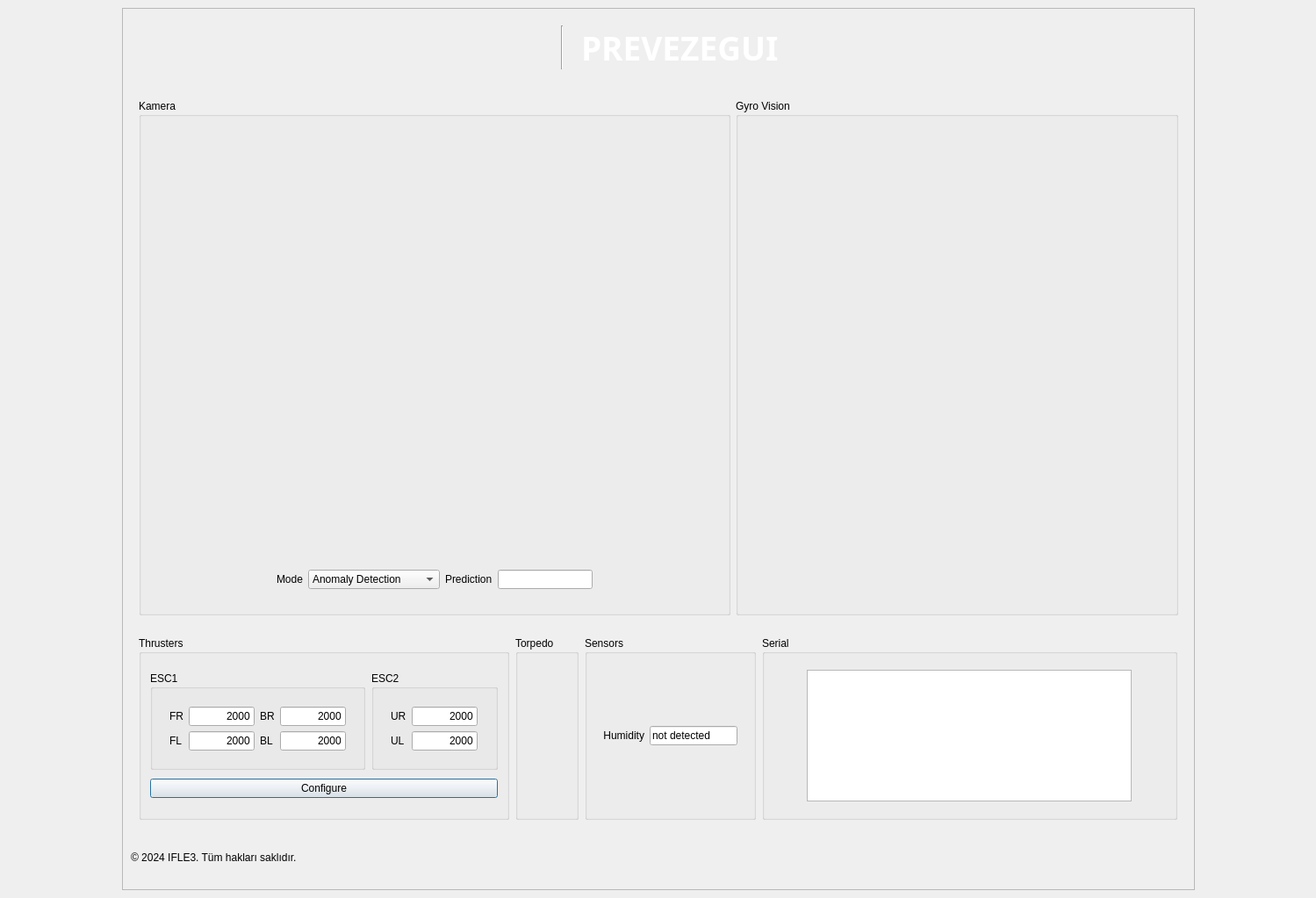
<?xml version="1.0" encoding="UTF-8"?>
<ui version="4.0">
 <class>MainWindow</class>
 <widget class="QMainWindow" name="MainWindow">
  <property name="windowModality">
   <enum>Qt::NonModal</enum>
  </property>
  <property name="geometry">
   <rect>
    <x>0</x>
    <y>0</y>
    <width>1499</width>
    <height>1023</height>
   </rect>
  </property>
  <property name="sizePolicy">
   <sizepolicy hsizetype="Fixed" vsizetype="Preferred">
    <horstretch>0</horstretch>
    <verstretch>0</verstretch>
   </sizepolicy>
  </property>
  <property name="windowTitle">
   <string>Preveze ROV Pilot Terminal</string>
  </property>
  <property name="layoutDirection">
   <enum>Qt::LeftToRight</enum>
  </property>
  <property name="toolButtonStyle">
   <enum>Qt::ToolButtonIconOnly</enum>
  </property>
  <property name="tabShape">
   <enum>QTabWidget::Rounded</enum>
  </property>
  <widget class="QWidget" name="centralwidget">
   <layout class="QGridLayout" name="gridLayout" rowstretch="0" columnstretch="0,0,0,0">
    <item row="0" column="3">
     <spacer name="horizontalSpacer_2">
      <property name="orientation">
       <enum>Qt::Horizontal</enum>
      </property>
      <property name="sizeHint" stdset="0">
       <size>
        <width>40</width>
        <height>20</height>
       </size>
      </property>
     </spacer>
    </item>
    <item row="0" column="1">
     <widget class="QFrame" name="outerFrame">
      <property name="acceptDrops">
       <bool>false</bool>
      </property>
      <property name="frameShape">
       <enum>QFrame::StyledPanel</enum>
      </property>
      <property name="frameShadow">
       <enum>QFrame::Raised</enum>
      </property>
      <layout class="QGridLayout" name="gridLayout_2" rowstretch="0,0,0,0,0,0,0" columnstretch="0,0">
       <property name="horizontalSpacing">
        <number>7</number>
       </property>
       <item row="2" column="1">
        <widget class="QFrame" name="visionFrame_2">
         <layout class="QHBoxLayout" name="visionFrame">
          <item>
           <widget class="QGroupBox" name="gridGroupBox">
            <property name="sizePolicy">
             <sizepolicy hsizetype="Fixed" vsizetype="Fixed">
              <horstretch>0</horstretch>
              <verstretch>0</verstretch>
             </sizepolicy>
            </property>
            <property name="title">
             <string>Kamera</string>
            </property>
            <layout class="QGridLayout" name="Kamera">
             <property name="spacing">
              <number>0</number>
             </property>
             <item row="0" column="0">
              <widget class="QFrame" name="cameraFrame">
               <property name="sizePolicy">
                <sizepolicy hsizetype="Fixed" vsizetype="Fixed">
                 <horstretch>0</horstretch>
                 <verstretch>0</verstretch>
                </sizepolicy>
               </property>
               <layout class="QGridLayout" name="gridLayout_4">
                <property name="leftMargin">
                 <number>0</number>
                </property>
                <property name="topMargin">
                 <number>0</number>
                </property>
                <property name="rightMargin">
                 <number>0</number>
                </property>
                <property name="bottomMargin">
                 <number>0</number>
                </property>
                <item row="0" column="0">
                 <widget class="QFrame" name="imageFrame">
                  <property name="sizePolicy">
                   <sizepolicy hsizetype="Preferred" vsizetype="Fixed">
                    <horstretch>0</horstretch>
                    <verstretch>0</verstretch>
                   </sizepolicy>
                  </property>
                  <layout class="QGridLayout" name="gridLayout_3">
                   <property name="leftMargin">
                    <number>1</number>
                   </property>
                   <property name="topMargin">
                    <number>1</number>
                   </property>
                   <property name="horizontalSpacing">
                    <number>0</number>
                   </property>
                   <item row="0" column="0">
                    <widget class="QLabel" name="imageLabel">
                     <property name="sizePolicy">
                      <sizepolicy hsizetype="Fixed" vsizetype="Fixed">
                       <horstretch>0</horstretch>
                       <verstretch>0</verstretch>
                      </sizepolicy>
                     </property>
                     <property name="minimumSize">
                      <size>
                       <width>640</width>
                       <height>480</height>
                      </size>
                     </property>
                     <property name="text">
                      <string/>
                     </property>
                     <property name="alignment">
                      <set>Qt::AlignCenter</set>
                     </property>
                    </widget>
                   </item>
                  </layout>
                 </widget>
                </item>
                <item row="1" column="0">
                 <widget class="QFrame" name="gridFrame_2">
                  <layout class="QGridLayout" name="gridLayout_5">
                   <property name="topMargin">
                    <number>1</number>
                   </property>
                   <item row="0" column="0">
                    <widget class="QFrame" name="propFrame">
                     <property name="sizePolicy">
                      <sizepolicy hsizetype="Fixed" vsizetype="Fixed">
                       <horstretch>0</horstretch>
                       <verstretch>0</verstretch>
                      </sizepolicy>
                     </property>
                     <layout class="QHBoxLayout" name="horizontalLayout_6">
                      <property name="leftMargin">
                       <number>10</number>
                      </property>
                      <property name="topMargin">
                       <number>10</number>
                      </property>
                      <item>
                       <widget class="QLabel" name="modeLabel">
                        <property name="maximumSize">
                         <size>
                          <width>50</width>
                          <height>16777215</height>
                         </size>
                        </property>
                        <property name="text">
                         <string>Mode</string>
                        </property>
                       </widget>
                      </item>
                      <item>
                       <widget class="QComboBox" name="comboBox">
                        <property name="sizePolicy">
                         <sizepolicy hsizetype="Expanding" vsizetype="Fixed">
                          <horstretch>0</horstretch>
                          <verstretch>0</verstretch>
                         </sizepolicy>
                        </property>
                        <property name="minimumSize">
                         <size>
                          <width>150</width>
                          <height>0</height>
                         </size>
                        </property>
                        <item>
                         <property name="text">
                          <string>Anomaly Detection</string>
                         </property>
                        </item>
                        <item>
                         <property name="text">
                          <string>AutoPilot</string>
                         </property>
                        </item>
                        <item>
                         <property name="text">
                          <string>Torpedo</string>
                         </property>
                        </item>
                       </widget>
                      </item>
                      <item>
                       <widget class="QLabel" name="label">
                        <property name="text">
                         <string>Prediction</string>
                        </property>
                       </widget>
                      </item>
                      <item>
                       <widget class="QLineEdit" name="predLabel">
                        <property name="readOnly">
                         <bool>true</bool>
                        </property>
                       </widget>
                      </item>
                     </layout>
                    </widget>
                   </item>
                  </layout>
                 </widget>
                </item>
               </layout>
              </widget>
             </item>
            </layout>
           </widget>
          </item>
          <item>
           <widget class="QGroupBox" name="gyroGroupBox">
            <property name="sizePolicy">
             <sizepolicy hsizetype="Fixed" vsizetype="Preferred">
              <horstretch>0</horstretch>
              <verstretch>0</verstretch>
             </sizepolicy>
            </property>
            <property name="title">
             <string>Gyro Vision</string>
            </property>
            <layout class="QGridLayout" name="gridLayout_7">
             <item row="0" column="0">
              <widget class="QLabel" name="gyroLabel">
               <property name="sizePolicy">
                <sizepolicy hsizetype="Fixed" vsizetype="Fixed">
                 <horstretch>0</horstretch>
                 <verstretch>0</verstretch>
                </sizepolicy>
               </property>
               <property name="minimumSize">
                <size>
                 <width>480</width>
                 <height>480</height>
                </size>
               </property>
               <property name="text">
                <string/>
               </property>
              </widget>
             </item>
            </layout>
           </widget>
          </item>
         </layout>
        </widget>
       </item>
       <item row="6" column="1">
        <widget class="QLabel" name="label_2">
         <property name="text">
          <string>© 2024 IFLE3. Tüm hakları saklıdır.</string>
         </property>
        </widget>
       </item>
       <item row="1" column="1">
        <widget class="QFrame" name="e3Frame">
         <layout class="QHBoxLayout" name="logoFrame">
          <item>
           <widget class="QFrame" name="e3inFrame">
            <property name="sizePolicy">
             <sizepolicy hsizetype="Fixed" vsizetype="Preferred">
              <horstretch>0</horstretch>
              <verstretch>0</verstretch>
             </sizepolicy>
            </property>
            <property name="cursor">
             <cursorShape>ArrowCursor</cursorShape>
            </property>
            <property name="layoutDirection">
             <enum>Qt::LeftToRight</enum>
            </property>
            <property name="autoFillBackground">
             <bool>false</bool>
            </property>
            <layout class="QHBoxLayout" name="horizontalLayout_3">
             <property name="spacing">
              <number>20</number>
             </property>
             <property name="leftMargin">
              <number>15</number>
             </property>
             <property name="topMargin">
              <number>1</number>
             </property>
             <property name="rightMargin">
              <number>15</number>
             </property>
             <item>
              <widget class="QLabel" name="e3">
               <property name="sizePolicy">
                <sizepolicy hsizetype="Preferred" vsizetype="Preferred">
                 <horstretch>0</horstretch>
                 <verstretch>0</verstretch>
                </sizepolicy>
               </property>
               <property name="maximumSize">
                <size>
                 <width>117</width>
                 <height>35</height>
                </size>
               </property>
               <property name="frameShape">
                <enum>QFrame::NoFrame</enum>
               </property>
               <property name="text">
                <string/>
               </property>
               <property name="pixmap">
                <pixmap>e3.png</pixmap>
               </property>
               <property name="scaledContents">
                <bool>true</bool>
               </property>
              </widget>
             </item>
             <item>
              <widget class="Line" name="line">
               <property name="sizePolicy">
                <sizepolicy hsizetype="Fixed" vsizetype="Minimum">
                 <horstretch>0</horstretch>
                 <verstretch>0</verstretch>
                </sizepolicy>
               </property>
               <property name="maximumSize">
                <size>
                 <width>16777215</width>
                 <height>50</height>
                </size>
               </property>
               <property name="orientation">
                <enum>Qt::Vertical</enum>
               </property>
              </widget>
             </item>
             <item>
              <widget class="QLabel" name="logo">
               <property name="palette">
                <palette>
                 <active>
                  <colorrole role="WindowText">
                   <brush brushstyle="SolidPattern">
                    <color alpha="255">
                     <red>255</red>
                     <green>255</green>
                     <blue>255</blue>
                    </color>
                   </brush>
                  </colorrole>
                  <colorrole role="Text">
                   <brush brushstyle="SolidPattern">
                    <color alpha="255">
                     <red>0</red>
                     <green>0</green>
                     <blue>127</blue>
                    </color>
                   </brush>
                  </colorrole>
                  <colorrole role="PlaceholderText">
                   <brush brushstyle="SolidPattern">
                    <color alpha="128">
                     <red>0</red>
                     <green>0</green>
                     <blue>127</blue>
                    </color>
                   </brush>
                  </colorrole>
                 </active>
                 <inactive>
                  <colorrole role="WindowText">
                   <brush brushstyle="SolidPattern">
                    <color alpha="255">
                     <red>255</red>
                     <green>255</green>
                     <blue>255</blue>
                    </color>
                   </brush>
                  </colorrole>
                  <colorrole role="Text">
                   <brush brushstyle="SolidPattern">
                    <color alpha="255">
                     <red>0</red>
                     <green>0</green>
                     <blue>127</blue>
                    </color>
                   </brush>
                  </colorrole>
                  <colorrole role="PlaceholderText">
                   <brush brushstyle="SolidPattern">
                    <color alpha="128">
                     <red>0</red>
                     <green>0</green>
                     <blue>127</blue>
                    </color>
                   </brush>
                  </colorrole>
                 </inactive>
                 <disabled>
                  <colorrole role="WindowText">
                   <brush brushstyle="SolidPattern">
                    <color alpha="255">
                     <red>120</red>
                     <green>120</green>
                     <blue>120</blue>
                    </color>
                   </brush>
                  </colorrole>
                  <colorrole role="Text">
                   <brush brushstyle="SolidPattern">
                    <color alpha="255">
                     <red>120</red>
                     <green>120</green>
                     <blue>120</blue>
                    </color>
                   </brush>
                  </colorrole>
                  <colorrole role="PlaceholderText">
                   <brush brushstyle="SolidPattern">
                    <color alpha="128">
                     <red>0</red>
                     <green>0</green>
                     <blue>0</blue>
                    </color>
                   </brush>
                  </colorrole>
                 </disabled>
                </palette>
               </property>
               <property name="font">
                <font>
                 <family>TT Supermolot Neue Exp</family>
                 <pointsize>28</pointsize>
                 <weight>75</weight>
                 <bold>true</bold>
                </font>
               </property>
               <property name="text">
                <string>PREVEZEGUI</string>
               </property>
               <property name="scaledContents">
                <bool>false</bool>
               </property>
               <property name="alignment">
                <set>Qt::AlignLeading|Qt::AlignLeft|Qt::AlignVCenter</set>
               </property>
              </widget>
             </item>
            </layout>
           </widget>
          </item>
         </layout>
        </widget>
       </item>
       <item row="5" column="1">
        <widget class="QFrame" name="frame">
         <layout class="QGridLayout" name="gridLayout_9">
          <property name="rightMargin">
           <number>10</number>
          </property>
          <item row="0" column="2">
           <widget class="QFrame" name="othersFrame">
            <property name="sizePolicy">
             <sizepolicy hsizetype="Expanding" vsizetype="Preferred">
              <horstretch>0</horstretch>
              <verstretch>0</verstretch>
             </sizepolicy>
            </property>
            <property name="tabletTracking">
             <bool>false</bool>
            </property>
            <layout class="QHBoxLayout" name="otherstuff" stretch="0,0,0,0">
             <property name="spacing">
              <number>7</number>
             </property>
             <property name="leftMargin">
              <number>0</number>
             </property>
             <property name="topMargin">
              <number>0</number>
             </property>
             <property name="rightMargin">
              <number>0</number>
             </property>
             <property name="bottomMargin">
              <number>0</number>
             </property>
             <item>
              <widget class="QGroupBox" name="thrustersGroupBox">
               <property name="sizePolicy">
                <sizepolicy hsizetype="Fixed" vsizetype="Preferred">
                 <horstretch>0</horstretch>
                 <verstretch>0</verstretch>
                </sizepolicy>
               </property>
               <property name="title">
                <string>Thrusters</string>
               </property>
               <layout class="QGridLayout" name="Thrusters">
                <property name="leftMargin">
                 <number>10</number>
                </property>
                <property name="topMargin">
                 <number>10</number>
                </property>
                <property name="rightMargin">
                 <number>10</number>
                </property>
                <property name="bottomMargin">
                 <number>10</number>
                </property>
                <property name="spacing">
                 <number>0</number>
                </property>
                <item row="0" column="2">
                 <widget class="QFrame" name="escFrame">
                  <property name="sizePolicy">
                   <sizepolicy hsizetype="Expanding" vsizetype="Fixed">
                    <horstretch>0</horstretch>
                    <verstretch>0</verstretch>
                   </sizepolicy>
                  </property>
                  <layout class="QHBoxLayout" name="horizontalLayout_4">
                   <property name="spacing">
                    <number>7</number>
                   </property>
                   <property name="leftMargin">
                    <number>0</number>
                   </property>
                   <property name="topMargin">
                    <number>0</number>
                   </property>
                   <property name="rightMargin">
                    <number>0</number>
                   </property>
                   <property name="bottomMargin">
                    <number>0</number>
                   </property>
                   <item>
                    <widget class="QGroupBox" name="esc1GroupBox">
                     <property name="sizePolicy">
                      <sizepolicy hsizetype="Expanding" vsizetype="Fixed">
                       <horstretch>0</horstretch>
                       <verstretch>0</verstretch>
                      </sizepolicy>
                     </property>
                     <property name="title">
                      <string>ESC1</string>
                     </property>
                     <layout class="QGridLayout" name="gridLayout_12">
                      <property name="leftMargin">
                       <number>10</number>
                      </property>
                      <property name="topMargin">
                       <number>10</number>
                      </property>
                      <property name="rightMargin">
                       <number>10</number>
                      </property>
                      <property name="bottomMargin">
                       <number>10</number>
                      </property>
                      <item row="0" column="2">
                       <widget class="QFrame" name="gridFrame_2">
                        <property name="sizePolicy">
                         <sizepolicy hsizetype="Fixed" vsizetype="Fixed">
                          <horstretch>0</horstretch>
                          <verstretch>0</verstretch>
                         </sizepolicy>
                        </property>
                        <layout class="QGridLayout" name="gridLayout_17">
                         <property name="topMargin">
                          <number>10</number>
                         </property>
                         <item row="0" column="1">
                          <widget class="QLineEdit" name="FR">
                           <property name="maximumSize">
                            <size>
                             <width>75</width>
                             <height>16777215</height>
                            </size>
                           </property>
                           <property name="text">
                            <string>2000</string>
                           </property>
                           <property name="alignment">
                            <set>Qt::AlignRight|Qt::AlignTrailing|Qt::AlignVCenter</set>
                           </property>
                           <property name="readOnly">
                            <bool>true</bool>
                           </property>
                          </widget>
                         </item>
                         <item row="1" column="1">
                          <widget class="QLineEdit" name="FL">
                           <property name="maximumSize">
                            <size>
                             <width>75</width>
                             <height>16777215</height>
                            </size>
                           </property>
                           <property name="text">
                            <string>2000</string>
                           </property>
                           <property name="alignment">
                            <set>Qt::AlignRight|Qt::AlignTrailing|Qt::AlignVCenter</set>
                           </property>
                           <property name="readOnly">
                            <bool>true</bool>
                           </property>
                          </widget>
                         </item>
                         <item row="0" column="0">
                          <widget class="QLabel" name="FRLabel">
                           <property name="maximumSize">
                            <size>
                             <width>50</width>
                             <height>16777215</height>
                            </size>
                           </property>
                           <property name="text">
                            <string>FR</string>
                           </property>
                          </widget>
                         </item>
                         <item row="0" column="2">
                          <widget class="QLabel" name="BRLabel">
                           <property name="maximumSize">
                            <size>
                             <width>50</width>
                             <height>16777215</height>
                            </size>
                           </property>
                           <property name="text">
                            <string>BR</string>
                           </property>
                          </widget>
                         </item>
                         <item row="1" column="0">
                          <widget class="QLabel" name="FLLabel">
                           <property name="maximumSize">
                            <size>
                             <width>50</width>
                             <height>16777215</height>
                            </size>
                           </property>
                           <property name="text">
                            <string>FL</string>
                           </property>
                          </widget>
                         </item>
                         <item row="0" column="3">
                          <widget class="QLineEdit" name="BR">
                           <property name="maximumSize">
                            <size>
                             <width>75</width>
                             <height>16777215</height>
                            </size>
                           </property>
                           <property name="text">
                            <string>2000</string>
                           </property>
                           <property name="alignment">
                            <set>Qt::AlignRight|Qt::AlignTrailing|Qt::AlignVCenter</set>
                           </property>
                           <property name="readOnly">
                            <bool>true</bool>
                           </property>
                          </widget>
                         </item>
                         <item row="1" column="2">
                          <widget class="QLabel" name="BLLabel">
                           <property name="maximumSize">
                            <size>
                             <width>50</width>
                             <height>16777215</height>
                            </size>
                           </property>
                           <property name="text">
                            <string>BL</string>
                           </property>
                          </widget>
                         </item>
                         <item row="1" column="3">
                          <widget class="QLineEdit" name="BL">
                           <property name="maximumSize">
                            <size>
                             <width>75</width>
                             <height>16777215</height>
                            </size>
                           </property>
                           <property name="text">
                            <string>2000</string>
                           </property>
                           <property name="alignment">
                            <set>Qt::AlignRight|Qt::AlignTrailing|Qt::AlignVCenter</set>
                           </property>
                           <property name="readOnly">
                            <bool>true</bool>
                           </property>
                          </widget>
                         </item>
                        </layout>
                       </widget>
                      </item>
                     </layout>
                    </widget>
                   </item>
                   <item>
                    <widget class="QGroupBox" name="esc2GroupBox">
                     <property name="sizePolicy">
                      <sizepolicy hsizetype="Expanding" vsizetype="Fixed">
                       <horstretch>0</horstretch>
                       <verstretch>0</verstretch>
                      </sizepolicy>
                     </property>
                     <property name="title">
                      <string>ESC2</string>
                     </property>
                     <layout class="QGridLayout" name="gridLayout_13">
                      <property name="leftMargin">
                       <number>10</number>
                      </property>
                      <property name="topMargin">
                       <number>10</number>
                      </property>
                      <property name="rightMargin">
                       <number>10</number>
                      </property>
                      <property name="bottomMargin">
                       <number>10</number>
                      </property>
                      <item row="0" column="2">
                       <widget class="QFrame" name="gridFrame_2">
                        <property name="sizePolicy">
                         <sizepolicy hsizetype="Fixed" vsizetype="Preferred">
                          <horstretch>0</horstretch>
                          <verstretch>0</verstretch>
                         </sizepolicy>
                        </property>
                        <layout class="QGridLayout" name="gridLayout_15">
                         <property name="topMargin">
                          <number>10</number>
                         </property>
                         <property name="rightMargin">
                          <number>10</number>
                         </property>
                         <item row="1" column="0">
                          <widget class="QLabel" name="ULLabel">
                           <property name="maximumSize">
                            <size>
                             <width>50</width>
                             <height>16777215</height>
                            </size>
                           </property>
                           <property name="text">
                            <string>UL</string>
                           </property>
                          </widget>
                         </item>
                         <item row="0" column="0">
                          <widget class="QLabel" name="URLabel">
                           <property name="maximumSize">
                            <size>
                             <width>50</width>
                             <height>16777215</height>
                            </size>
                           </property>
                           <property name="text">
                            <string>UR</string>
                           </property>
                          </widget>
                         </item>
                         <item row="0" column="1">
                          <widget class="QLineEdit" name="UR">
                           <property name="maximumSize">
                            <size>
                             <width>75</width>
                             <height>16777215</height>
                            </size>
                           </property>
                           <property name="text">
                            <string>2000</string>
                           </property>
                           <property name="alignment">
                            <set>Qt::AlignRight|Qt::AlignTrailing|Qt::AlignVCenter</set>
                           </property>
                           <property name="readOnly">
                            <bool>true</bool>
                           </property>
                          </widget>
                         </item>
                         <item row="1" column="1">
                          <widget class="QLineEdit" name="UL">
                           <property name="maximumSize">
                            <size>
                             <width>75</width>
                             <height>16777215</height>
                            </size>
                           </property>
                           <property name="text">
                            <string>2000</string>
                           </property>
                           <property name="alignment">
                            <set>Qt::AlignRight|Qt::AlignTrailing|Qt::AlignVCenter</set>
                           </property>
                           <property name="readOnly">
                            <bool>true</bool>
                           </property>
                          </widget>
                         </item>
                        </layout>
                       </widget>
                      </item>
                     </layout>
                    </widget>
                   </item>
                  </layout>
                 </widget>
                </item>
                <item row="1" column="2">
                 <widget class="QPushButton" name="configureButton">
                  <property name="text">
                   <string>Configure</string>
                  </property>
                  <property name="autoDefault">
                   <bool>false</bool>
                  </property>
                  <property name="default">
                   <bool>true</bool>
                  </property>
                 </widget>
                </item>
               </layout>
              </widget>
             </item>
             <item>
              <widget class="QGroupBox" name="joysticksGroupBox">
               <property name="sizePolicy">
                <sizepolicy hsizetype="Fixed" vsizetype="Preferred">
                 <horstretch>0</horstretch>
                 <verstretch>0</verstretch>
                </sizepolicy>
               </property>
               <property name="title">
                <string>Torpedo</string>
               </property>
               <layout class="QGridLayout" name="gridLayout_16">
                <item row="0" column="0">
                 <widget class="QFrame" name="gridFrame_2">
                  <property name="enabled">
                   <bool>true</bool>
                  </property>
                  <property name="sizePolicy">
                   <sizepolicy hsizetype="Fixed" vsizetype="Preferred">
                    <horstretch>0</horstretch>
                    <verstretch>0</verstretch>
                   </sizepolicy>
                  </property>
                  <layout class="QGridLayout" name="gridLayout_6">
                   <item row="0" column="0">
                    <widget class="QLabel" name="torpedo1">
                     <property name="maximumSize">
                      <size>
                       <width>100</width>
                       <height>40</height>
                      </size>
                     </property>
                     <property name="text">
                      <string/>
                     </property>
                     <property name="pixmap">
                      <pixmap>torpedo.png</pixmap>
                     </property>
                     <property name="scaledContents">
                      <bool>true</bool>
                     </property>
                    </widget>
                   </item>
                   <item row="1" column="0">
                    <widget class="QLabel" name="torpedo2">
                     <property name="maximumSize">
                      <size>
                       <width>100</width>
                       <height>40</height>
                      </size>
                     </property>
                     <property name="text">
                      <string/>
                     </property>
                     <property name="pixmap">
                      <pixmap>torpedo.png</pixmap>
                     </property>
                     <property name="scaledContents">
                      <bool>true</bool>
                     </property>
                    </widget>
                   </item>
                   <item row="2" column="0">
                    <widget class="QLabel" name="torpedo3">
                     <property name="maximumSize">
                      <size>
                       <width>100</width>
                       <height>40</height>
                      </size>
                     </property>
                     <property name="text">
                      <string/>
                     </property>
                     <property name="pixmap">
                      <pixmap>torpedo.png</pixmap>
                     </property>
                     <property name="scaledContents">
                      <bool>true</bool>
                     </property>
                    </widget>
                   </item>
                  </layout>
                 </widget>
                </item>
               </layout>
              </widget>
             </item>
             <item>
              <widget class="QGroupBox" name="sensorsGroupBox">
               <property name="sizePolicy">
                <sizepolicy hsizetype="Fixed" vsizetype="Preferred">
                 <horstretch>0</horstretch>
                 <verstretch>0</verstretch>
                </sizepolicy>
               </property>
               <property name="title">
                <string>Sensors</string>
               </property>
               <layout class="QGridLayout" name="gridLayout_10" columnstretch="1">
                <item row="1" column="0">
                 <widget class="QFrame" name="sensorsFrame">
                  <property name="sizePolicy">
                   <sizepolicy hsizetype="Fixed" vsizetype="Preferred">
                    <horstretch>0</horstretch>
                    <verstretch>0</verstretch>
                   </sizepolicy>
                  </property>
                  <layout class="QGridLayout" name="gridLayout_14">
                   <item row="0" column="1">
                    <widget class="QLineEdit" name="humidityLabel">
                     <property name="enabled">
                      <bool>true</bool>
                     </property>
                     <property name="minimumSize">
                      <size>
                       <width>0</width>
                       <height>0</height>
                      </size>
                     </property>
                     <property name="maximumSize">
                      <size>
                       <width>100</width>
                       <height>16777215</height>
                      </size>
                     </property>
                     <property name="focusPolicy">
                      <enum>Qt::NoFocus</enum>
                     </property>
                     <property name="text">
                      <string>not detected</string>
                     </property>
                     <property name="alignment">
                      <set>Qt::AlignLeading|Qt::AlignLeft|Qt::AlignVCenter</set>
                     </property>
                     <property name="readOnly">
                      <bool>true</bool>
                     </property>
                    </widget>
                   </item>
                   <item row="0" column="0">
                    <widget class="QLabel" name="label_20">
                     <property name="text">
                      <string>Humidity</string>
                     </property>
                     <property name="alignment">
                      <set>Qt::AlignRight|Qt::AlignTrailing|Qt::AlignVCenter</set>
                     </property>
                    </widget>
                   </item>
                  </layout>
                 </widget>
                </item>
               </layout>
              </widget>
             </item>
             <item>
              <widget class="QGroupBox" name="gridGroupBox">
               <property name="title">
                <string>Serial</string>
               </property>
               <layout class="QGridLayout" name="serialGroupBox">
                <item row="0" column="0">
                 <widget class="QFrame" name="gridFrame">
                  <property name="sizePolicy">
                   <sizepolicy hsizetype="Fixed" vsizetype="Fixed">
                    <horstretch>0</horstretch>
                    <verstretch>0</verstretch>
                   </sizepolicy>
                  </property>
                  <layout class="QGridLayout" name="gridLayout_8">
                   <item row="0" column="0">
                    <widget class="QPlainTextEdit" name="serialText">
                     <property name="sizePolicy">
                      <sizepolicy hsizetype="Expanding" vsizetype="Expanding">
                       <horstretch>0</horstretch>
                       <verstretch>0</verstretch>
                      </sizepolicy>
                     </property>
                     <property name="minimumSize">
                      <size>
                       <width>370</width>
                       <height>150</height>
                      </size>
                     </property>
                     <property name="maximumSize">
                      <size>
                       <width>370</width>
                       <height>150</height>
                      </size>
                     </property>
                     <property name="font">
                      <font>
                       <family>JetBrains Mono</family>
                      </font>
                     </property>
                     <property name="undoRedoEnabled">
                      <bool>true</bool>
                     </property>
                     <property name="lineWrapMode">
                      <enum>QPlainTextEdit::NoWrap</enum>
                     </property>
                     <property name="readOnly">
                      <bool>true</bool>
                     </property>
                     <property name="textInteractionFlags">
                      <set>Qt::TextSelectableByKeyboard|Qt::TextSelectableByMouse</set>
                     </property>
                    </widget>
                   </item>
                  </layout>
                 </widget>
                </item>
               </layout>
              </widget>
             </item>
            </layout>
           </widget>
          </item>
         </layout>
        </widget>
       </item>
      </layout>
     </widget>
    </item>
    <item row="0" column="0">
     <spacer name="horizontalSpacer">
      <property name="orientation">
       <enum>Qt::Horizontal</enum>
      </property>
      <property name="sizeHint" stdset="0">
       <size>
        <width>40</width>
        <height>20</height>
       </size>
      </property>
     </spacer>
    </item>
   </layout>
  </widget>
 </widget>
 <resources/>
 <connections/>
</ui>
